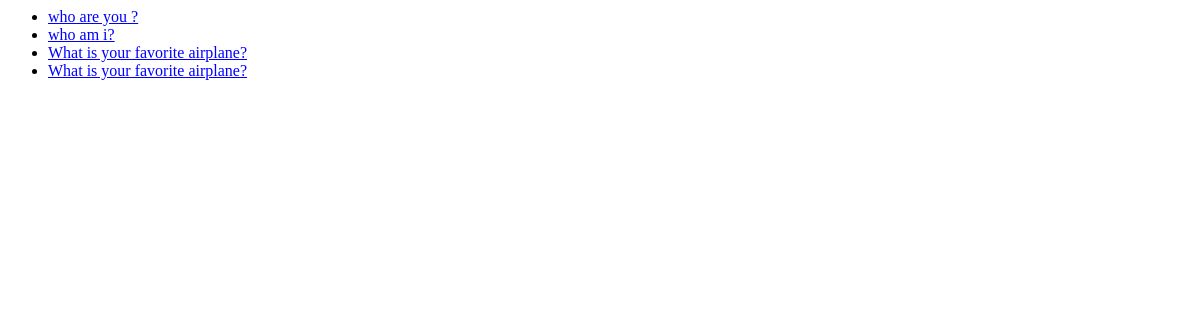
/polls/private/, run on an earlier commit of the app's database.
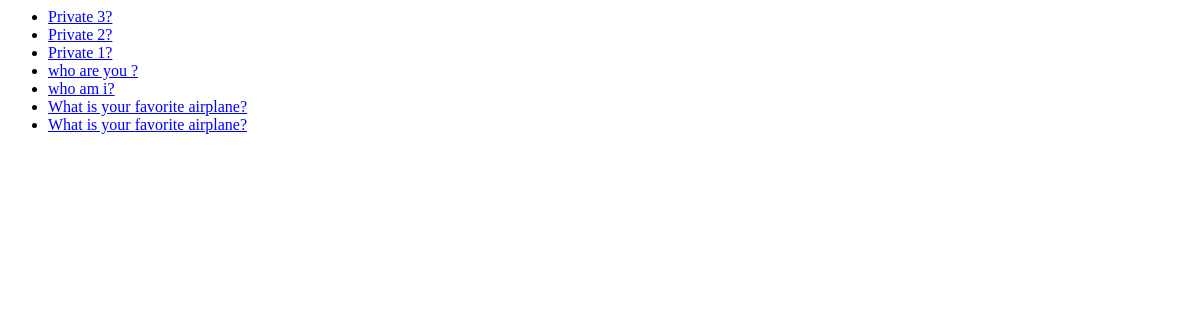
And on a later commit of the database.
### polls/models.py (models this page shows, shortened)
class Question(models.Model):
    question_text = models.CharField(max_length=200)
    pub_date = models.DateTimeField("date published")
    is_private = models.BooleanField("private or public", default=False)

### polls/views.py (the view)
# urls.py: path("private/", views.private_view, name = "private"),
def private_view(request):
    latest_question_list = Question.objects.filter(is_private=True).order_by("-pub_date")
    context = {"latest_question_list": latest_question_list}
    return render(request, "polls/index.html", context)

### polls/templates/polls/index.html (shortened to what this page needs)
{% load static %}
<link rel="stylesheet" href="{% static 'polls/style.css' %}">
{% if latest_question_list %}
    <ul>
    {% for question in latest_question_list %}
    <li><a style="color: blue"  href="{% url 'polls:detail' question.id %}">{{ question.question_text }}</a></li>
    {% endfor %}
    </ul>
{% else %}
    <p>No polls are available.</p>
{% endif %}

### polls/static/polls/style.css (style rules this page uses)
li a { color: green; }

What changed in the data, as far as the page shows it:
added Question: question_text "Private 3?"
added Question: question_text "Private 2?"
added Question: question_text "Private 1?"
